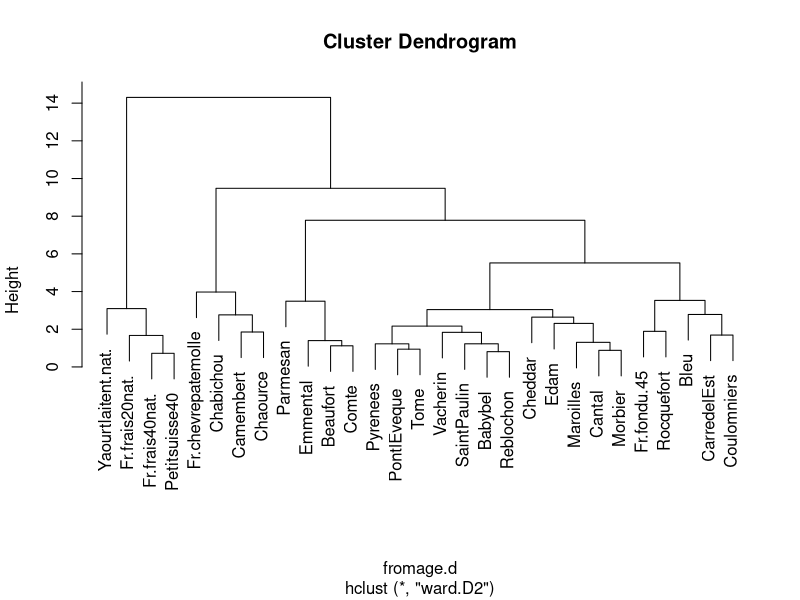

Here is the R script that generated this plot:
setwd("C:/Users/diogo/code/Analyse de Donne/Aula 5")

fromage <- read.table("fromage.txt", header=T, row.names = 1, dec = ".")

fromage

summary(fromage)

fromage2 <- scale(fromage, center=T, scale=T)
fromage.d <- dist(fromage2)

cah.ward <- hclust(fromage.d, method = "ward.D2")
plot(cah.ward)
